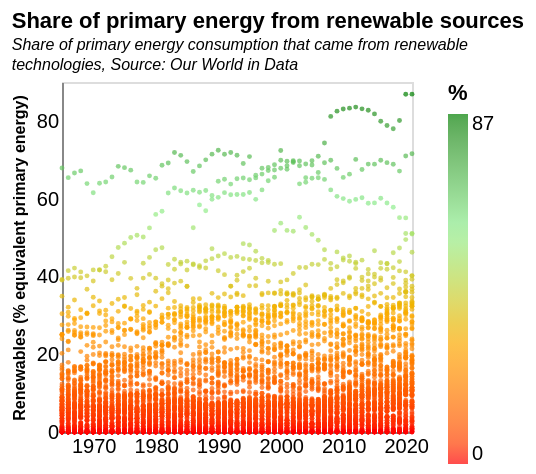

Write a Vega-Lite specification for this figure.
### Vega-Lite specification from a JSON file in a GitHub repository (floating-point values rounded to 4 significant figures; data arrays with more than 128 entries replaced by an {"elided": "..."} marker saying what was removed)
{"$schema": "https://vega.github.io/schema/vega-lite/v5.json", "description": "A scatterplot showing the percentage of renewable energy used in different entities.", "title": {"text": "Share of primary energy from renewable sources", "subtitle": ["Share of primary energy consumption that came from renewable", "technologies, Source: Our World in Data"], "subtitleFontSize": 8, "subtitleFontStyle": "italic", "anchor": "start", "fontSize": 11}, "height": 175, "width": 175, "data": {"values": {"elided": "6153 records"}, "format": {"parse": {"Year": "date"}}}, "mark": {"type": "point", "filled": true, "size": 6}, "encoding": {"x": {"field": "Year", "type": "temporal", "axis": {"ticks": false, "grid": false}, "title": null}, "y": {"field": "Renewables (% equivalent primary energy)", "type": "quantitative", "axis": {"ticks": false, "grid": false, "titleFontSize": 8}}, "tooltip": [{"field": "Entity"}, {"field": "Renewables (% equivalent primary energy)", "title": "Renewables %"}], "color": {"type": "quantitative", "scale": {"range": ["red", "orange", "lightgreen", "green"]}, "field": "Renewables (% equivalent primary energy)", "title": "Renewable consumption %", "legend": {"title": "%", "gradientThickness": 10}}}}
